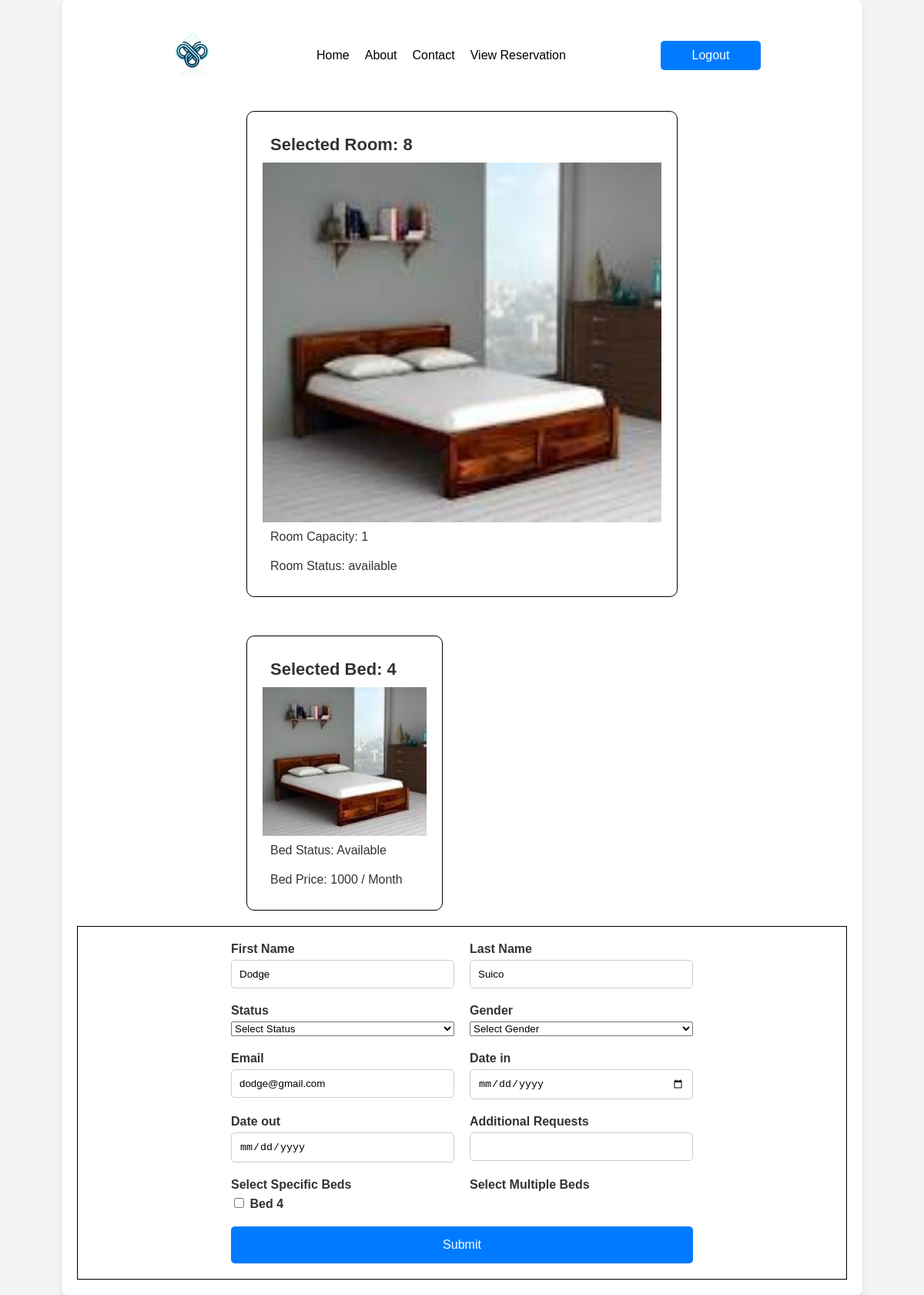
The page /book-in.php?roomno=8 (signed in) on the database as committed earlier.
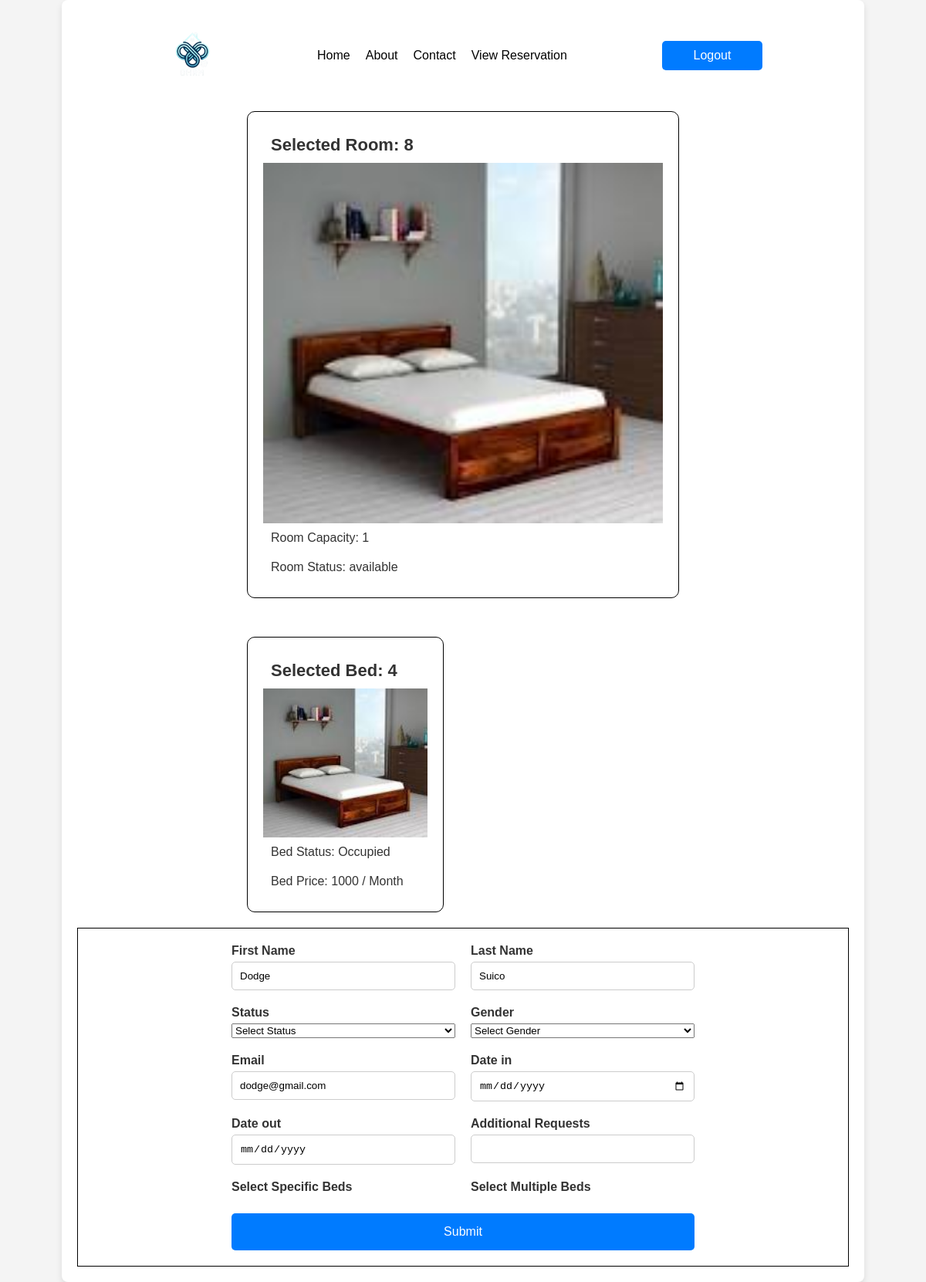
The same page on the database as committed later.
### tables this page shows
CREATE TABLE `beds` (
  `id` int(255) NOT NULL,
  `roomno` int(255) NOT NULL,
  `bed_img` varchar(255) NOT NULL,
  `bed_no` int(255) NOT NULL,
  `bed_stat` varchar(255) NOT NULL,
  `bed_price` int(255) NOT NULL,
  `hname` varchar(255) NOT NULL
);

### book-in.php (the view, shortened to what the changed rows need)
<?php
require 'php/connection.php';
if (!empty($_SESSION["hname"])) {
    if (!empty($_SESSION["roomno"])){
        $roomno = $_SESSION['roomno'];
    }else{
        $roomno = $_GET['roomno'];
    }
}
if(!empty($_SESSION["uname"]) && !empty($_SESSION["role"])){
    $hname = $_SESSION['hname'];
    if (!empty($_SESSION["roomno"])){
        $roomno = $_SESSION['roomno'];
    }else{
        $roomno = $_GET['roomno'];
    }
    $query = "select * from rooms where room_no = '$roomno' and hname = '$hname'";
    $result = mysqli_query($conn, $query);
    $fetch = mysqli_fetch_assoc($result);
    $roomno = $fetch['room_no'];
    if($result){
        if (!empty($_SESSION["roomno"])){
            $roomno = $_SESSION['roomno'];
        }else{
            $roomno = $_GET['roomno'];
        }
    }
}else{
    $_SESSION['login_warning'] = true;
    header('location: index.php');
    exit();
}
?>
<!DOCTYPE html>
<html lang="en">
<head>
</head>
<body>
<div class="background">
    <div class="centering">
        <div class="section1">
            <?php
            $hname = $_SESSION['hname'];
            if (!empty($_SESSION["roomno"])){
                $roomno = $_SESSION['roomno'];
            }else{
                $roomno = $_GET['roomno'];
            }
            $query = "select * from beds where roomno = $roomno and hname = '$hname'";
            $result = mysqli_query($conn, $query);
            while ($fetch = mysqli_fetch_assoc($result)){
                $bedno = $fetch['bed_no'];
                $bedimg = $fetch['bed_img'];
                $bedstat = $fetch['bed_stat'];
                $bedprice = $fetch['bed_price'];
            ?>
            <div class="sec-content">
                    <h5>Selected Bed: <?php echo $bedno ?></h5>
                    <img src="<?php echo $bedimg ?>" alt="">
                    <p>Bed Status: <?php echo $bedstat ?></p>
                    <p>Bed Price: <?php echo $bedprice ?> / Month</p>
            </div>
            <?php } ?>
        </div>
    </div>
    <div class="form">
        <form method="post">
            <div class="form-col">
                <div>
                    <?php
                        $hname = $_SESSION['hname'];
                        if (!empty($_SESSION["roomno"])) {
                            $roomno = $_SESSION['roomno'];
                        } else {
                            $roomno = $_GET['roomno'];
                        }
                        $query = "SELECT bed_no, bed_stat FROM beds WHERE roomno = $roomno and hname = '$hname'";
                        $result = mysqli_query($conn, $query);
                        $beds = [];
                        while ($bed = mysqli_fetch_assoc($result)) {
                            if ($bed['bed_stat'] === 'Available') {
                                $beds[] = $bed;
                            }
                        }
                    ?>
                    <?php foreach ($beds as $bed): ?>
                        <div>
                            <input type="checkbox" class="bed-checkbox" name="specific_beds[]" value="<?= $bed['bed_no'] ?>" onchange="updateBedCounter(this)">
                            <label for="bed_<?= $bed['bed_no'] ?>">Bed <?= $bed['bed_no'] ?></label>
                        </div>
                    <?php endforeach; ?>
                </div>
            </div>
        </form>
    </div>
</div>
</body>
</html>

Rows that differ between the two databases and show on the page:
changed beds: bed_stat "Available" → "Occupied"
Other text that changed with them:
list line gone: "☐ Bed 4"
